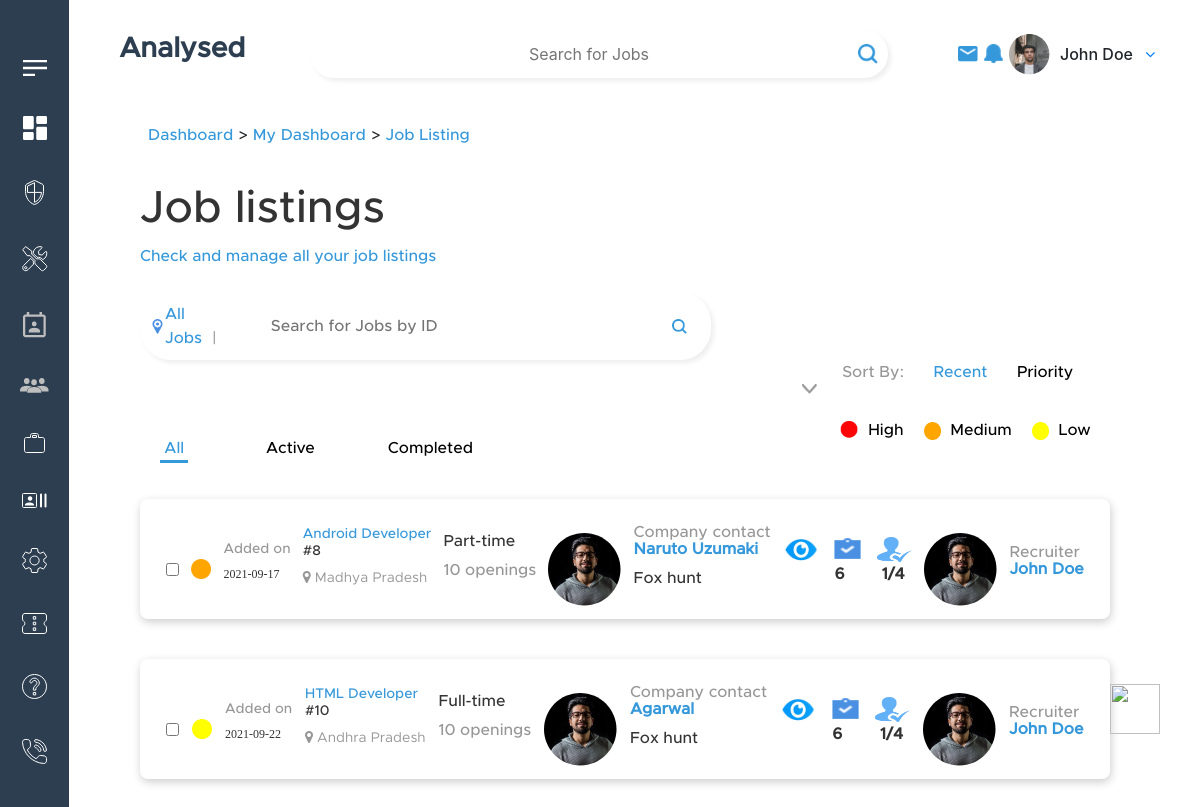
The page /recruiter/job_listings.php on the database its author committed.
### tables this page shows
CREATE TABLE `joblistings` (
  `job_id` int(255) NOT NULL,
  `recruiter_id` int(255) NOT NULL,
  `job_description` varchar(50) NOT NULL,
  `logo` varchar(50) NOT NULL,
  `position` varchar(50) NOT NULL,
  `industry` varchar(50) NOT NULL,
  `job_type` varchar(50) NOT NULL,
  `client_company` varchar(50) NOT NULL,
  `contact_client_company` varchar(50) NOT NULL,
  `business_dev_manager` varchar(50) NOT NULL,
  `status` varchar(50) NOT NULL,
  `priority` varchar(50) NOT NULL,
  `job_reference_number` varchar(50) NOT NULL,
  `designation` varchar(100) NOT NULL,
  `recruiters_name` varchar(100) NOT NULL,
  `openings` varchar(20) NOT NULL,
  `start_date` date NOT NULL,
  `end_date` date NOT NULL,
  `country` varchar(50) NOT NULL,
  `state` varchar(50) NOT NULL,
  `district` varchar(50) NOT NULL,
  `starting_time` time(5) NOT NULL,
  `ending_time` time(5) NOT NULL,
  `client_margin` varchar(50) NOT NULL,
  `advert_contact_name` varchar(50) NOT NULL,
  `advert_contact_no` varchar(10) NOT NULL,
  `skills` varchar(100) NOT NULL,
  `qualification` varchar(100) NOT NULL,
  `eligibility_criteria` varchar(100) NOT NULL,
  `required_experience` varchar(50) NOT NULL,
  `relevant_experience` varchar(100) NOT NULL,
  `irrelevant_experience` varchar(100) NOT NULL,
  `roles_and_opportunity` varchar(100) NOT NULL,
  `growth_opportunity` varchar(100) NOT NULL,
  `learning_opportunity` varchar(100) NOT NULL,
  `emp_endorsement` varchar(100) NOT NULL,
  `emp_benefits` varchar(100) NOT NULL,
  `reputation_of_org` varchar(100) NOT NULL,
  `advert_job_description` varchar(100) NOT NULL,
  `workspace_view` varchar(50) NOT NULL,
  `transportation` varchar(50) NOT NULL,
  `package_type` varchar(50) NOT NULL,
  `package_duration` varchar(50) NOT NULL,
  `package` bigint(50) NOT NULL,
  `bill_rate` int(50) NOT NULL,
  `markup` int(50) NOT NULL,
  `days_on` varchar(50) NOT NULL,
  `days_off` varchar(50) NOT NULL,
  `shift_pattern` varchar(50) NOT NULL,
  `added_on` date NOT NULL,
  `company` varchar(50) NOT NULL
);

### recruiter/job_listings.php (the view, shortened to what this page needs)
<?php include('header.php') ?>
<link rel="stylesheet" href="css/job_listings_rem.css">
<link rel="stylesheet" href="https://maxcdn.bootstrapcdn.com/bootstrap/4.5.2/css/bootstrap.min.css">
<link rel="stylesheet" href="//code.jquery.com/ui/1.12.1/themes/base/jquery-ui.css">
<body>
    <br>
    <div class="bread-crumbs_Mytools-recruiter">
        <a href="js_dashboard.php"
            class="active-breadcrumb-link">&emsp;&emsp;&emsp;&emsp;&emsp;&emsp;&emsp;Dashboard</a> > <a
            href="candidate_list.php" class="active-breadcrumb-link">My Dashboard</a> > <a href="Job_listings.php"
            class="active-breadcrumb-link">Job Listing</a>
    </div>
    <?php
$flag=0;
   ?>
    <div class="container">
        <div class="small_container">
            <div class="row-flex-jobs-j alignitemsstart-shortlisted">
                <div class="heading_dash">
                    <div class="row-flex-jobj">
                        <h1 class="head_main">Job listings</h1>
                    </div>
                    <div>
                        <a href="/" class="active-breadcrumb-link">Check and manage all your job listings</a>
                    </div><br>
                    <div class="row" id="input-width" style="display: flex">
                        <div class="col-8">
                            <div class="input-field-job-list">
                                <img src="img/location_icon.png" alt="" width="15" height="15">
                                <a href="/" class="active-breadcrumb-link">All Jobs<span
                                        style="color:#979797">|</span></a>
                                <form method="post">
                                    <input type="text" name="searchForJobs" id="inputSearch" class="searchForJobs-list"
                                        placeholder="Search for Jobs by ID   " />
                                    <button class="searchButton-list search-btn" type="submit" name="btnsearch">
                                        <img src="img/search-icon-blue.png" width="15" height="15" style="font:right" />
                                    </button>
                                </form>
                            </div>
                        </div>
                        <div class="col-4 sort-by-container">
                            <span class="sortByMyTasks" style="margin-left:40px">Sort By: </span>
                            <span class="recentMyTasks"><a href="/" class="active-breadcrumb-link">Recent </a></span>
                            <span class="sortByMyTasks" style="color:black">Priority &nbsp;<img src="img/dropdown.png"
                                    width="15" height="10" style="font:right" /></span>
                        </div>
                    </div><br>
                    <div class="row">
                        <div class="col-4" id="btn-align">
                            <form method="post" id="btn-display">
                                <button type="submit" style="background: none;border: none;" name="btnhigh"><img
                                        src="img/red-icon.png" width="30" height="20"> High&emsp;</button>
                                <button type="submit" style="background: none;border: none;" name="btnmedium"><img
                                        src="img/orange-icon.png" width="17"
                                        height="18">&nbsp;&nbsp;Medium&emsp;</button>
                                <button type="submit" style="background: none;border: none;" name="btnlow"><img
                                        src="img/Yellow-icon.png" width="17" height="18">&nbsp;&nbsp;Low</button>
                            </form>
                        </div>
                        <div class="col-8"><br>
                            <div class="categories-mytasks-1-active">
                                <form method="post">
                                    <button type="submit" style="background: none;border: none;" name="btnall">
                                        <p class="category-mytasks1 active" id="b1">All</p>
                                    </button>
                                    <button type="submit" style="background: none;border: none;" name="btnactive">
                                        <p class="category-mytasks1" id="b2">Active</p>
                                    </button>
                                    <button type="submit" style="background: none;border: none;" name="btncompleted">
                                        <p class="category-mytasks1 " id="b3">Completed</p>
                                    </button>
                                </form>
                            </div>
                        </div>
                    </div>
                    <?php
          if($flag == 0)
          {
            $sql="SELECT * FROM `joblistings`";
          }
            $res=mysqli_query($conn,$sql);
            if($res == TRUE)
            {
                $count=mysqli_num_rows($res);
                if($count >0)
                {
                    while($rows=mysqli_fetch_assoc($res))
                    {
                        $start_date=$rows['start_date'];
                        $state=$rows['state'];
                        $position=$rows['position'];
                        $openings=$rows['openings'];
                        $client_company=$rows['client_company'];
                        $job_type=$rows['job_type'];
                        $contact_client_company=$rows['contact_client_company'];
                        $job_views=$rows['job_views'];
                        $job_id=$rows['job_id'];
                        $recruiters_name=$rows['recruiters_name'];
                        $priority=$rows['priority'];
                         ?>
                    <a style="text-decoration:none" href="job_listings_individual.php?j_id=<?php echo $job_id ?>">
                        <div class="singleTasks_containerDiv">
                            <div class="singletask_myTasks">
                                <input type="checkbox" name="checkBoxItem" style="border: 1px solid #3598db;">
                                <?php
                   if($priority == '3')
                   {
                ?>
                                <img src="img/red-icon.png" width="30" height="20">
                                <?php
                   }
                   elseif($priority == '2')
                   {
                ?>
                                <img src="img/orange-icon.png" class="orange1" width="20" height="20">
                                <?php
                    }
                    elseif($priority == '1')
                    {
                ?>
                                <img src="img/Yellow-icon.png" class="yellow" width="20" height="20">
                                <?php
                    }
                ?>
                                <span>
                                    <p class="light_spanItem_singleTask_myTasks add1">Added on</p>
                                    <p class="date_s"><?php echo $start_date; ?></p>
                                </span>
                                <span class="mj2">
                                    <p class="ac_assis"><?php echo $position; ?></p>
                                    <p class="id_num">#<?php echo $job_id; ?></p>
                                    <p class="loc_pin"><i class="fa fa-map-marker"></i> <?php echo $state; ?></p>
                                </span>
                                <span>
                                    <p class="type" style="color:#333333;line-height:1px "><?php echo $job_type; ?></p>
                                    <p class="opening" style="color:#979797; "><?php echo $openings; ?> openings</p>
                                </span>
                                <img src="img/profile1.png" alt="" class="img2">
                                <span class="company">
                                    <p style="color:#979797;line-height:1px ">Company contact</p>
                                    <p style="color:#3598DB;line-height:1px ">
                                        <b><?php echo $contact_client_company; ?></b>
                                    </p>
                                    <p style="color:#333333"><?php echo $client_company; ?></p>
                                </span>
                                <span class="eye">
                                    <img src="img/eye-icon.jpg" width="35" height="25"><br>
                                    <p style="color:#333333; "><b>&nbsp;<?php echo $job_views; ?></b></p>
                                </span>
                                <span class="task">
                                    <img src="img/task-icon.png" width="35" height="25"><br>
                                    <p style="color:#333333; "><b>&nbsp;6</b></p>
                                </span>
                                <span class="person">
                                    <img src="img/person-icon.png" width="35" height="25"><br>
                                    <p style="color:#333333; "><b>&nbsp;1/4</b></p>
                                </span>
                                <img src="img/profile1.png" alt="" class="img_1">
                                <span class="mj1">
                                    <p style="color:#979797;line-height:1px ">Recruiter</p>
                                    <p style="color:#3598DB;line-height:1px "><b><?php echo $recruiters_name; ?></b></p>
                                </span>
                            </div>
                            <?php
                        }
                    }
                }
            ?>
                        </div>
                    </a>
                    <div class="addnew"><img src="img/plus.png" width="50" height="50" /></div>
                    <br><br><br>
                </div>

### recruiter/css/header_remove.css (style rules this page uses)
* { margin: 0px; padding: 0px; box-sizing: border-box; }
a { text-decoration: none; outline: none; border: none; }
body { background-color: white; box-sizing: border-box; font-family: 'CeraB'; background-color: #fff; }
.container { max-width: 100%; margin-left: 80px; position: relative; padding: 0px 30px; margin-top: 30px; }
.small_container { max-width: 80vw; display: block; margin: 80px auto; position: relative; }
.heading_dash { margin: 20px auto; width: 100%; }

### recruiter/css/index_remov.css (style rules this page uses)
* { margin: 0px; padding: 0px; box-sizing: border-box; }
.active-breadcrumb-link { color: #3598DB; text-decoration: none; font-family: MetroM; }
.row-flex-jobj { display: flex; align-items: center; flex-wrap: wrap; }
.row-flex-jobs-j { display: flex; align-items: center; justify-content: space-between; flex-wrap: wrap; }
body { background-color: white; box-sizing: border-box; font-family: MetroM; background-color: #fff; }
.container { max-width: 100%; margin-left: 80px; position: relative; padding: 0px 30px; margin-top: 30px; }
input { font-size: 16px; }
.small_container { max-width: 90vw; display: block; margin: 80px auto; position: relative; }
.heading_dash { margin: 20px auto; width: 100%; font-family: MetroM; }
.heading_dash span { color: #979797; }
.small_container { margin: 45px auto; }
.addcan_breadcrumb_container, .bread-crumbs_Mytools-recruiter { margin-top: 50px; }

### rows shown on the page
joblistings: start_date "2021-09-17", position "Android Developer", job_id "8", state "Madhya Pradesh", job_type "Part-time", openings "10", contact_client_company "Naruto Uzumaki", client_company "Fox hunt", recruiters_name "John Doe"
joblistings: start_date "2021-09-22", position "HTML Developer", job_id "10", state "Andhra Pradesh", job_type "Full-time", openings "10", contact_client_company "Agarwal", client_company "Fox hunt", recruiters_name "John Doe"
